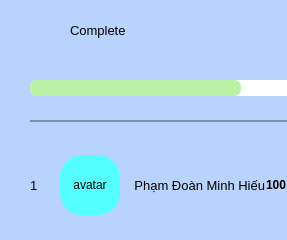
                        <widget class="QWidget" name="widget_43" native="true">
                         <property name="minimumSize">
                          <size>
                           <width>0</width>
                           <height>240</height>
                          </size>
                         </property>
                         <property name="maximumSize">
                          <size>
                           <width>16777215</width>
                           <height>240</height>
                          </size>
                         </property>
                         <property name="styleSheet">
                          <string notr="true">background-color:rgb(185, 212, 252);
border-radius : 15px</string>
                         </property>
                         <layout class="QVBoxLayout" name="verticalLayout_21">
                          <property name="spacing">
                           <number>0</number>
                          </property>
                          <property name="leftMargin">
                           <number>30</number>
                          </property>
                          <property name="topMargin">
                           <number>0</number>
                          </property>
                          <property name="rightMargin">
                           <number>0</number>
                          </property>
                          <property name="bottomMargin">
                           <number>0</number>
                          </property>
                          <item>
                           <widget class="QWidget" name="widget_51" native="true">
                            <property name="minimumSize">
                             <size>
                              <width>0</width>
                              <height>150</height>
                             </size>
                            </property>
                            <layout class="QVBoxLayout" name="verticalLayout_22">
                             <property name="spacing">
                              <number>0</number>
                             </property>
                             <property name="leftMargin">
                              <number>0</number>
                             </property>
                             <property name="topMargin">
                              <number>0</number>
                             </property>
                             <property name="rightMargin">
                              <number>0</number>
                             </property>
                             <property name="bottomMargin">
                              <number>0</number>
                             </property>
                             <item>
                              <widget class="QWidget" name="widget_54" native="true">
                               <layout class="QHBoxLayout" name="horizontalLayout_27">
                                <property name="spacing">
                                 <number>0</number>
                                </property>
                                <property name="leftMargin">
                                 <number>0</number>
                                </property>
                                <property name="topMargin">
                                 <number>0</number>
                                </property>
                                <property name="rightMargin">
                                 <number>0</number>
                                </property>
                                <property name="bottomMargin">
                                 <number>0</number>
                                </property>
                                <item>
                                 <widget class="QLabel" name="label_50">
                                  <property name="minimumSize">
                                   <size>
                                    <width>30</width>
                                    <height>30</height>
                                   </size>
                                  </property>
                                  <property name="maximumSize">
                                   <size>
                                    <width>40</width>
                                    <height>30</height>
                                   </size>
                                  </property>
                                  <property name="text">
                                   <string/>
                                  </property>
                                  <property name="pixmap">
                                   <pixmap>Image/Vector_2.png</pixmap>
                                  </property>
                                  <property name="alignment">
                                   <set>Qt::AlignCenter</set>
                                  </property>
                                 </widget>
                                </item>
                                <item>
                                 <widget class="QLabel" name="label_51">
                                  <property name="font">
                                   <font>
                                    <pointsize>10</pointsize>
                                   </font>
                                  </property>
                                  <property name="text">
                                   <string>Complete</string>
                                  </property>
                                 </widget>
                                </item>
                               </layout>
                              </widget>
                             </item>
                             <item>
                              <widget class="QWidget" name="widget_55" native="true">
                               <widget class="QLabel" name="label_52">
                                <property name="geometry">
                                 <rect>
                                  <x>0</x>
                                  <y>20</y>
                                  <width>421</width>
                                  <height>16</height>
                                 </rect>
                                </property>
                                <property name="styleSheet">
                                 <string notr="true">background-color: rgb(255, 255, 255);
border-radius : 7px</string>
                                </property>
                                <property name="text">
                                 <string/>
                                </property>
                               </widget>
                               <widget class="QLabel" name="label_53">
                                <property name="geometry">
                                 <rect>
                                  <x>0</x>
                                  <y>20</y>
                                  <width>211</width>
                                  <height>16</height>
                                 </rect>
                                </property>
                                <property name="styleSheet">
                                 <string notr="true">background-color: rgb(185, 242, 165);
border-radius : 7px</string>
                                </property>
                                <property name="text">
                                 <string/>
                                </property>
                               </widget>
                               <widget class="QLabel" name="label_54">
                                <property name="geometry">
                                 <rect>
                                  <x>370</x>
                                  <y>0</y>
                                  <width>55</width>
                                  <height>16</height>
                                 </rect>
                                </property>
                                <property name="text">
                                 <string>50%</string>
                                </property>
                               </widget>
                              </widget>
                             </item>
                             <item>
                              <widget class="QWidget" name="widget_56" native="true">
                               <property name="maximumSize">
                                <size>
                                 <width>420</width>
                                 <height>30</height>
                                </size>
                               </property>
                               <property name="styleSheet">
                                <string notr="true">border-top: 2px solid rgb(125, 145, 170);
border-radius : none</string>
                               </property>
                              </widget>
                             </item>
                            </layout>
                           </widget>
                          </item>
                          <item>
                           <widget class="QWidget" name="widget_57" native="true">
                            <property name="minimumSize">
                             <size>
                              <width>0</width>
                              <height>60</height>
                             </size>
                            </property>
                            <property name="maximumSize">
                             <size>
                              <width>16777215</width>
                              <height>50</height>
                             </size>
                            </property>
                            <layout class="QHBoxLayout" name="horizontalLayout_26">
                             <property name="spacing">
                              <number>0</number>
                             </property>
                             <property name="leftMargin">
                              <number>0</number>
                             </property>
                             <property name="topMargin">
                              <number>0</number>
                             </property>
                             <property name="rightMargin">
                              <number>0</number>
                             </property>
                             <property name="bottomMargin">
                              <number>0</number>
                             </property>
                             <item>
                              <widget class="QLabel" name="label_48">
                               <property name="minimumSize">
                                <size>
                                 <width>30</width>
                                 <height>0</height>
                                </size>
                               </property>
                               <property name="maximumSize">
                                <size>
                                 <width>30</width>
                                 <height>30</height>
                                </size>
                               </property>
                               <property name="font">
                                <font>
                                 <pointsize>10</pointsize>
                                </font>
                               </property>
                               <property name="text">
                                <string>1</string>
                               </property>
                              </widget>
                             </item>
                             <item>
                              <widget class="QLabel" name="label_49">
                               <property name="minimumSize">
                                <size>
                                 <width>60</width>
                                 <height>60</height>
                                </size>
                               </property>
                               <property name="maximumSize">
                                <size>
                                 <width>50</width>
                                 <height>60</height>
                                </size>
                               </property>
                               <property name="styleSheet">
                                <string notr="true">background-color: rgb(85, 255, 255);
border-radius : 22px;</string>
                               </property>
                               <property name="text">
                                <string>avatar</string>
                               </property>
                               <property name="alignment">
                                <set>Qt::AlignCenter</set>
                               </property>
                              </widget>
                             </item>
                             <item>
                              <widget class="QLabel" name="label_46">
                               <property name="font">
                                <font>
                                 <pointsize>10</pointsize>
                                </font>
                               </property>
                               <property name="text">
                                <string>    Phạm Đoàn Minh Hiếu</string>
                               </property>
                               <property name="alignment">
                                <set>Qt::AlignLeading|Qt::AlignLeft|Qt::AlignVCenter</set>
                               </property>
                              </widget>
                             </item>
                             <item>
                              <widget class="QLabel" name="label_47">
                               <property name="minimumSize">
                                <size>
                                 <width>0</width>
                                 <height>50</height>
                                </size>
                               </property>
                               <property name="maximumSize">
                                <size>
                                 <width>50</width>
                                 <height>16777215</height>
                                </size>
                               </property>
                               <property name="font">
                                <font>
                                 <pointsize>9</pointsize>
                                 <weight>75</weight>
                                 <bold>true</bold>
                                </font>
                               </property>
                               <property name="text">
                                <string>100</string>
                               </property>
                              </widget>
                             </item>
                            </layout>
                           </widget>
                          </item>
                          <item>
                           <spacer name="verticalSpacer_4">
                            <property name="orientation">
                             <enum>Qt::Vertical</enum>
                            </property>
                            <property name="sizeHint" stdset="0">
                             <size>
                              <width>20</width>
                              <height>27</height>
                             </size>
                            </property>
                           </spacer>
                          </item>
                         </layout>
                        </widget>
